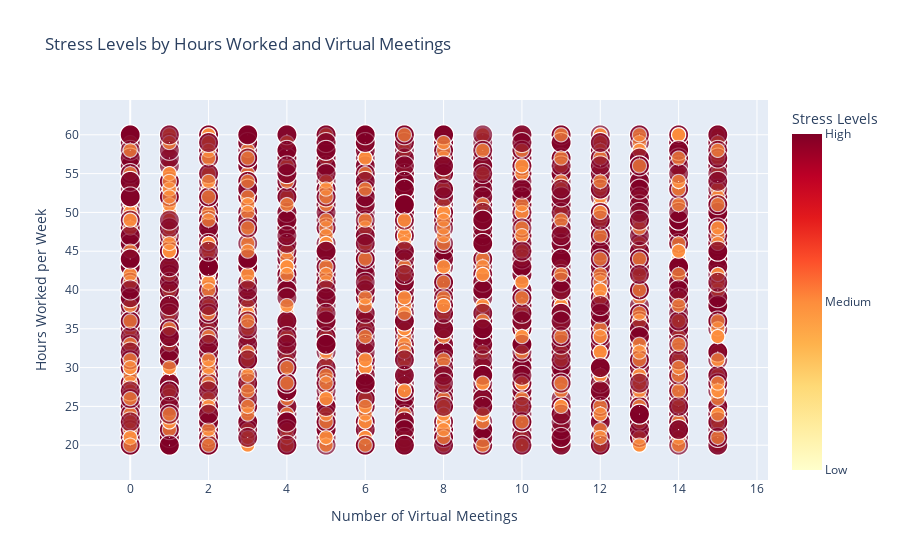

Notebook code cell kept with this figure:
### Code cell
data = list(collection.aggregate(pipeline))
df = pd.DataFrame(data)

# Map the numeric stress levels back to labels (optional for display)
pipeline = [
    {"$match": {
        "Stress_Level": {"$in": [0, 1, 2]},  # Stress level is already numeric
        "Hours_Worked_Per_Week": {"$exists": True, "$ne": None},
        "Number_of_Virtual_Meetings": {"$exists": True, "$ne": None}
    }},
    {"$project": {
        "_id": 0,
        "Number_of_Virtual_Meetings": 1,
        "Hours_Worked_Per_Week": 1,
        "Stress_Level": 1  # Directly use the numeric Stress_Level
    }}
]

# Execute the aggregation pipeline
data = list(collection.aggregate(pipeline))

# Convert the result to a DataFrame
df = pd.DataFrame(data)

# Map the numeric stress levels back to labels for display
stress_labels = {0: "Low", 1: "Medium", 2: "High"}
df["Stress_Level_Label"] = df["Stress_Level"].map(stress_labels)

# Create the bubble chart using Plotly
fig = px.scatter(
    df,
    x="Number_of_Virtual_Meetings",
    y="Hours_Worked_Per_Week",
    size="Stress_Level",  # Scale marker size by stress level
    color="Stress_Level",  # Color by stress level
    color_continuous_scale="YlOrRd",  # Yellow to Red color scale
    hover_data={
        "Stress_Level_Label": True,
        "Number_of_Virtual_Meetings": True,
        "Hours_Worked_Per_Week": True,
        "Stress_Level": False  # Hide numeric stress level in hover
    },
    labels={
        "Number_of_Virtual_Meetings": "Number of Virtual Meetings",
        "Hours_Worked_Per_Week": "Hours Worked per Week",
        "Stress_Level_Label": "Stress Level"
    },
    title="Stress Levels by Hours Worked and Virtual Meetings"
)

fig.update_layout(
    coloraxis_colorbar=dict(
        title="Stress Levels",
        tickvals=[0, 1, 2],
        ticktext=["Low", "Medium", "High"]
    ),
    xaxis=dict(title="Number of Virtual Meetings"),
    yaxis=dict(title="Hours Worked per Week"),
    hovermode="closest"
)

# Show the plot
fig.show()

### Figure 1 — Plotly figure (JSON) as saved in the notebook; plotly's stock layout.template omitted (floating-point values rounded to 4 significant figures; data arrays with more than 128 entries replaced by an {"elided": "..."} marker saying what was removed)
{"data": [{"customdata": {"elided": "5000x2 mixed values"}, "hovertemplate": "Number of Virtual Meetings=%{x}<br>Hours Worked per Week=%{y}<br>Stress Level=%{customdata[0]}<extra></extra>", "legendgroup": "", "marker": {"color": {"elided": "5000 int values"}, "coloraxis": "coloraxis", "size": {"elided": "5000 int values"}, "sizemode": "area", "sizeref": 0.005, "symbol": "circle"}, "mode": "markers", "name": "", "showlegend": false, "type": "scattergl", "x": {"elided": "5000 int values"}, "xaxis": "x", "y": {"elided": "5000 int values"}, "yaxis": "y"}], "layout": {"coloraxis": {"colorbar": {"ticktext": ["Low", "Medium", "High"], "tickvals": [0, 1, 2], "title": {"text": "Stress Levels"}}, "colorscale": [[0, "rgb(255,255,204)"], [0.125, "rgb(255,237,160)"], [0.25, "rgb(254,217,118)"], [0.375, "rgb(254,178,76)"], [0.5, "rgb(253,141,60)"], [0.625, "rgb(252,78,42)"], [0.75, "rgb(227,26,28)"], [0.875, "rgb(189,0,38)"], [1, "rgb(128,0,38)"]]}, "hovermode": "closest", "legend": {"itemsizing": "constant", "tracegroupgap": 0}, "title": {"text": "Stress Levels by Hours Worked and Virtual Meetings"}, "xaxis": {"anchor": "y", "domain": [0, 1], "title": {"text": "Number of Virtual Meetings"}}, "yaxis": {"anchor": "x", "domain": [0, 1], "title": {"text": "Hours Worked per Week"}}}}
